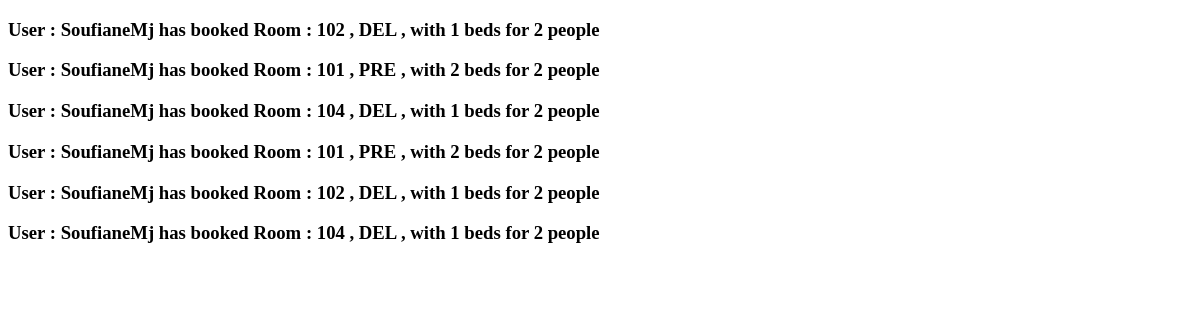
Before: /booking_list/ with the older database file.
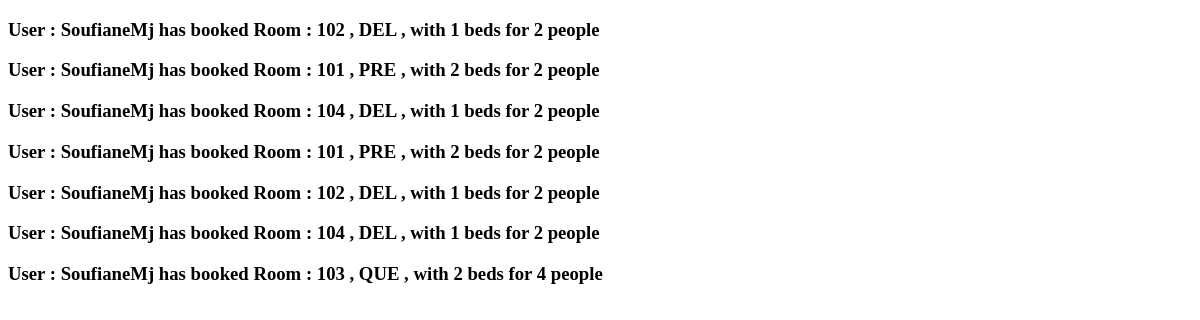
After: the same page with the newer database file.
### hotel/models.py (models this page shows)
class Booking(models.Model):
    user = models.ForeignKey(User,on_delete=models.CASCADE)
    room = models.ForeignKey(Room, on_delete=models.CASCADE)
    check_in=models.DateTimeField()
    check_out=models.DateTimeField()
    def __str__(self) :
        return f'User : {self.user} has booked {self.room}'

class Room(models.Model):
    ROOM_CATEGORIES=(
    ("PRE", "premium"),
    ("DEL", "deluxe"),
    ("BAS","basic"),
    ("QUE","Queen"),
    ("KIN","King"),
    )
    name = models.CharField(max_length=300,blank=True)
    number = models.IntegerField()
    price=models.CharField(max_length=300,blank=True)
    rating=models.FloatField(default=8.9,blank=True)
    review=models.CharField(max_length=500,blank=True)
    img=models.CharField(max_length=500,blank=True)
    adress=models.CharField(max_length=500,blank=True)
    Description=models.TextField(blank=True)
    facilities=models.TextField(blank=True)
    category = models.CharField(max_length=3, choices = ROOM_CATEGORIES)
    beds = models.IntegerField(default=1)
    capacity = models.IntegerField(default=1)
    def __str__(self) :
        return f'Room : {self.number} , {self.category} , with {self.beds} beds for {self.capacity} people'

### user/models.py (models this page shows)
class User(models.Model):
    userName = models.CharField(max_length=200)
    fName = models.CharField(max_length=200)
    lName = models.CharField(max_length=200)
    role = models.CharField(max_length=50, null=True)
    password = models.CharField(max_length=200)
    email = models.EmailField(max_length=200)
    img=models.ImageField(upload_to='images/User',null=True,blank=True)
    about = models.TextField(null=True,blank=True)
    adress = models.CharField(max_length=200,blank=True)
    def __str__(self):
        return self.userName

### hotel/views.py (the view)
# urls.py: path('booking_list/',BookingList.as_view() , name="BookingList"),
class BookingList(ListView):
    model = Booking

### hotel/templates/hotel/booking_list.html (shortened to what this page needs)
<!DOCTYPE html>
<html lang="en">
<head>
</head>
<body>
    {% for booking in booking_list %}
    <h3>{{booking}}</h3>
    {%endfor%}
</body>
</html>

Changed rows visible on the page:
added Booking: user+room "User : SoufianeMj has booked Room : 103 , QUE , with 2 beds for 4 people"
